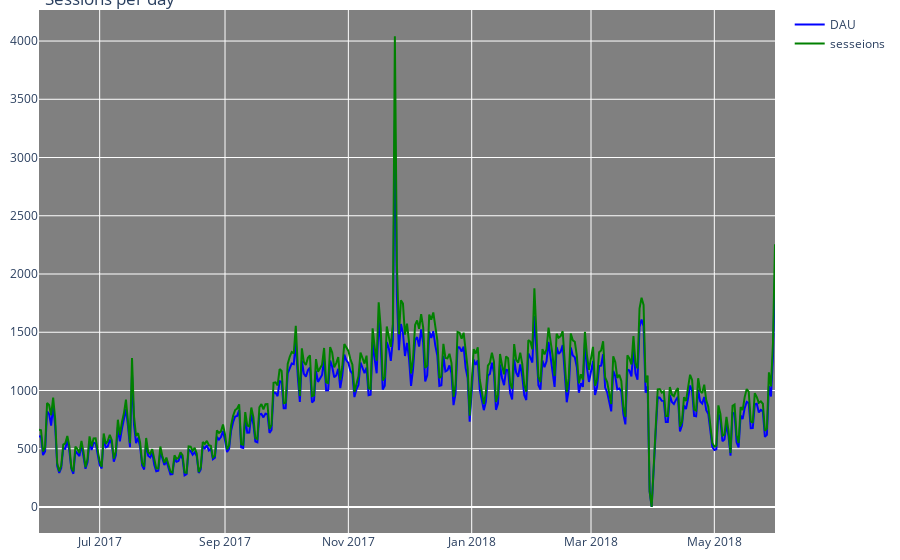

Here is the notebook cell this chart was saved with:
### Code cell
fig=go.Figure()
fig.add_trace(go.Scatter(x=visits.groupby(visits['Start Ts'].dt.date)['Uid'].nunique().reset_index()['Start Ts'],
                         y=visits.groupby(visits['Start Ts'].dt.date)['Uid'].nunique().reset_index()['Uid'],
                        mode='lines',
                        name='DAU',line=dict(color='blue',width=2)))
              
fig.add_trace(go.Scatter(x=visits.groupby(visits['Start Ts'].dt.date)['Uid'].count().reset_index()['Start Ts'],
                         y=visits.groupby(visits['Start Ts'].dt.date)['Uid'].count().reset_index()['Uid'],
                        mode='lines',
                        name='sesseions',line=dict(color='green',width=2)))    
              
fig.update_layout(
    showlegend=True,
    plot_bgcolor='grey',
    margin=dict(t=10,l=10,b=10,r=10)
)             
fig.update_layout(title='Sessions per day')              
fig.show()

### Figure 1 — Plotly figure (JSON) as saved in the notebook; plotly's stock layout.template omitted (floating-point values rounded to 4 significant figures; data arrays with more than 128 entries replaced by an {"elided": "..."} marker saying what was removed)
{"data": [{"line": {"color": "blue", "width": 2}, "mode": "lines", "name": "DAU", "type": "scatter", "x": {"elided": "364 str values"}, "y": {"elided": "364 int values"}}, {"line": {"color": "green", "width": 2}, "mode": "lines", "name": "sesseions", "type": "scatter", "x": {"elided": "364 str values"}, "y": {"elided": "364 int values"}}], "layout": {"margin": {"b": 10, "l": 10, "r": 10, "t": 10}, "plot_bgcolor": "grey", "showlegend": true, "title": {"text": "Sessions per day"}}}
